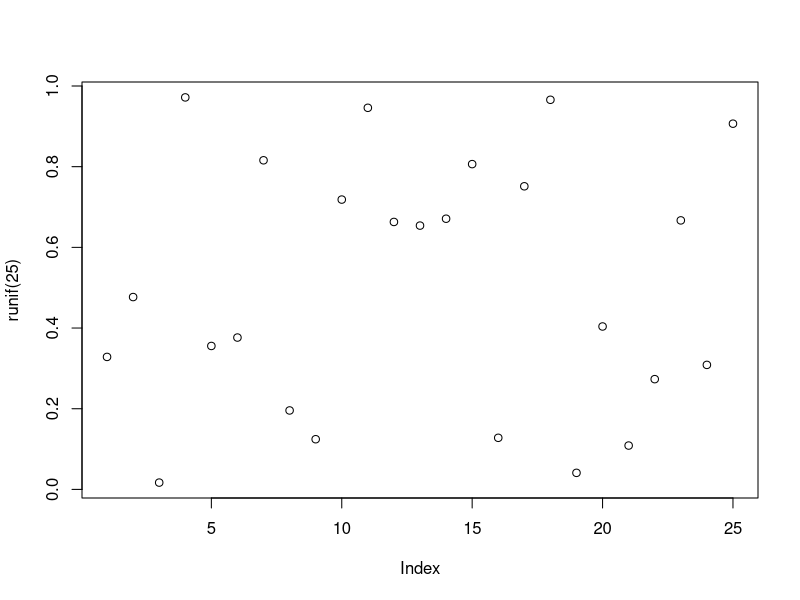

R code for this plot:
## ---- chunk 1
plot(runif(25) ~ runif(25))
## ---- chunk 2
print(xtable::xtable(head(mtcars)[,1:4], 
caption = "Caption centered under table", label = "tab1"), 
comment = FALSE, timestamp = FALSE, caption.placement = "top")
## ---- chunk 3
head(mtcars[,1:4])
